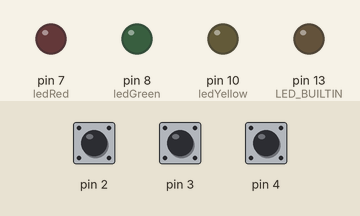
Bench run of a sketch on a simulated Arduino Uno, built with avr-gcc and run on an emulated ATmega328P. On the bench: output pins drawn as LEDs (lit = HIGH). Dashed ring = blinking. The inputs (shaded band) are chosen by the test bench; at power-on: pin 2 HIGH, pin 3 HIGH, pin 4 HIGH.

Above: at 1.2 s.
1.3 s: pin 2 pulled LOW for 1 s
At 2.4 s:
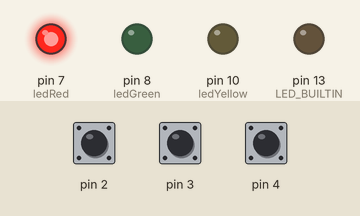
3.8 s: pin 3 pulled LOW for 3.2 s
At 3.9 s:
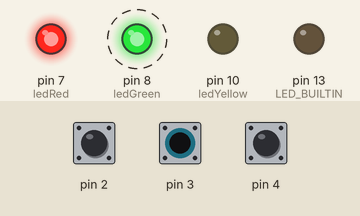
8.5 s: pin 4 pulled LOW for 0.15 s
At 9.7 s:
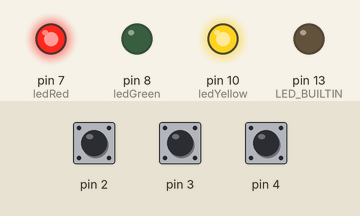
10.1 s: pin 2 pulled LOW for 0.15 s
At 10.9 s:
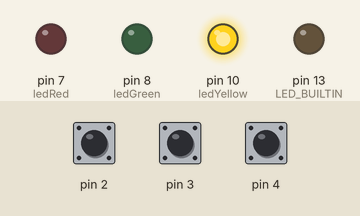
11.7 s: pin 3 pulled LOW for 0.15 s
At 12.1 s:
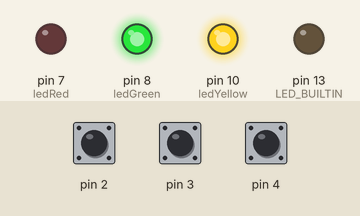
13.3 s: pin 4 pulled LOW for 1 s
At 15.1 s:
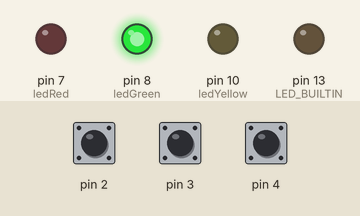
Timing chart, 0 to 16.6 s (numbered marks = the images above; inputs shaded):
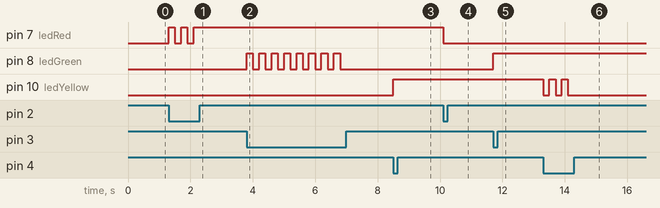

The sketch:

________LED.ino
```cpp
#define ledRed 7
#define ledGreen 8
#define ledYellow 10

bool buttonStateRed = false;
bool buttonStateGreen = false;
bool buttonStateYellow = false;

bool ledStateRed = false;
bool ledStateGreen = false;
bool ledStateYellow = false;

void setup() {
  Serial.begin(9600);

  pinMode(2, INPUT_PULLUP);
  pinMode(3, INPUT_PULLUP);
  pinMode(4, INPUT_PULLUP);
  pinMode(LED_BUILTIN, OUTPUT);
  pinMode(ledRed, OUTPUT);
  pinMode(ledGreen, OUTPUT);
  pinMode(ledYellow, OUTPUT);
}
void loop() {
  buttonStateRed = digitalRead(2);
  buttonStateGreen = digitalRead(3);
  buttonStateYellow = digitalRead(4);
  if (buttonStateRed == LOW) {
    ledStateRed = !ledStateRed;
    if (ledStateRed) {
      digitalWrite(ledRed, HIGH);
    } else {
      digitalWrite(ledRed, LOW);
    }
    delay(200);
  }
  if (buttonStateGreen == LOW) {
    ledStateGreen = !ledStateGreen;
    if (ledStateGreen) {
      digitalWrite(ledGreen, HIGH);
    } else {
      digitalWrite(ledGreen, LOW);
    }
    delay(200);
  }
  if (buttonStateYellow == LOW) {
    ledStateYellow = !ledStateYellow;
    if (ledStateYellow) {
      digitalWrite(ledYellow, HIGH);
    } else {
      digitalWrite(ledYellow, LOW);
    }
    delay(200);
  }
}
```

Measured:
- after the input at 1.3 s, pin 7 (ledRed): alternates HIGH for 0.20 s and LOW for 0.20 s, 5 changes in all, then stays HIGH, starting at once
- after the input at 3.8 s, pin 8 (ledGreen): alternates HIGH for 0.20 s and LOW for 0.20 s, 16 changes in all, then stays LOW, starting at once
- after the input at 8.5 s, pin 10 (ledYellow): LOW → HIGH at once
- after the input at 10.1 s, pin 7 (ledRed): HIGH → LOW at once
- after the input at 11.7 s, pin 8 (ledGreen): LOW → HIGH at once
- after the input at 13.3 s, pin 10 (ledYellow): alternates HIGH for 0.20 s and LOW for 0.20 s, 5 changes in all, then stays LOW, starting at once
